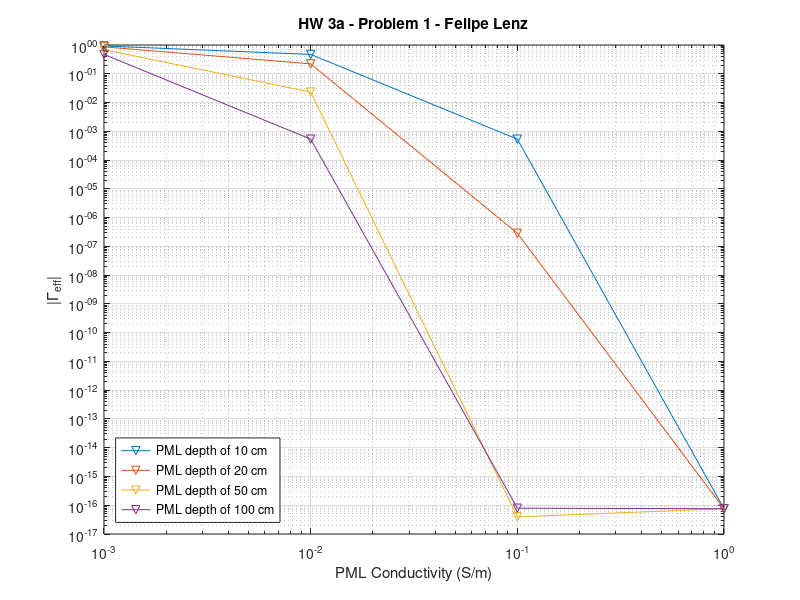

Reproduce this figure in MATLAB.
% Author: Felipe Lenz Carvalho
% This code calculates analytically the magnitude of the reflection
% coefficient of an incident wave as a function of the PML (Perfect
% Matched Layer) conductivity

% Constants
mu0=4*pi*1e-7;
epsilon0=8.854e-12;
c=1/sqrt(mu0*epsilon0);
f=2e9;
w=2*pi*f;
deltax=0.001;

%Medium 1
mu1=mu0;
epsilon1=epsilon0;
eta1=sqrt(mu1/epsilon1);

%Medium 2
mu2=mu1;
epsilon2=epsilon1;
sigma=[0.001 0.01 0.1 1];
sigma_star=sigma.*mu1./epsilon1;

PML_depth=[10 20 50 100]*1e-2;
PML_samples=PML_depth./deltax;

for j=1:4,
    gamma_eff_out=zeros(1,4);
    for i=1:length(sigma),
        eta2=sqrt( (mu2*(1+sigma_star(i)/(sqrt(-1)*w*mu2)))/(epsilon2*(1+sigma(i)/(sqrt(-1)*w*epsilon2))) );
        %alpha2 = w*sqrt(mu2*epsilon2)*sqrt(1/2*(sqrt(1+(sigma(i)/w/epsilon2)^2)- 1));
        alpha2 = sigma(i)*eta1;
        
        gamma=(eta2-eta1)/(eta2+eta1);
        tau=2*eta2/(eta2+eta1);
        tau_2=2*eta1/(eta2+eta1);
        gamma_eff=gamma-tau*exp(-2*abs(alpha2)*PML_depth(j))*tau_2;
        gamma_eff_out(i)=gamma_eff;
    end
    gamma_eff_plot1=gamma_eff_out;
    loglog(sigma,abs(gamma_eff_plot1),'-v'); hold all;
    legend('PML depth of 10 cm','PML depth of 20 cm','PML depth of 50 cm','PML depth of 100 cm','location','southwest');
    xlabel('PML Conductivity (S/m)'); ylabel('|\Gamma_{eff}|'); grid on;
    title('HW 3a - Problem 1 - Felipe Lenz');
end
%legend('PML depth of 10cm','PML depth of 20cm','PML depth of 50cm','PML depth of 100cm');